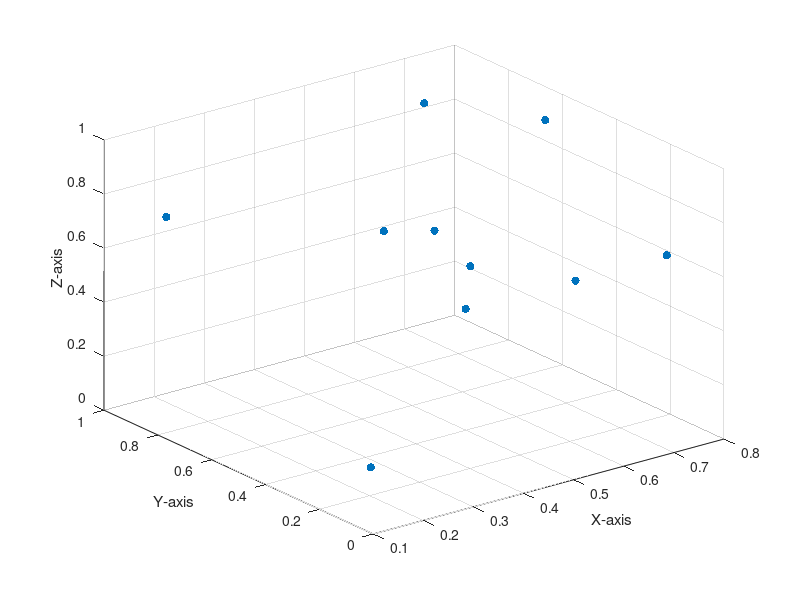

Here is the MATLAB script that generated this plot:
% Generate some sample data
x = rand(10,1);  % 10 random x points
y = rand(10,1);  % 10 random y points
z = rand(10,1);  % 10 random z points

% Create scatter plot
figure;
scatter3(x, y, z, 'filled');  % 'filled' makes solid markers
xlabel('X-axis');
ylabel('Y-axis');
zlabel('Z-axis');
grid on;